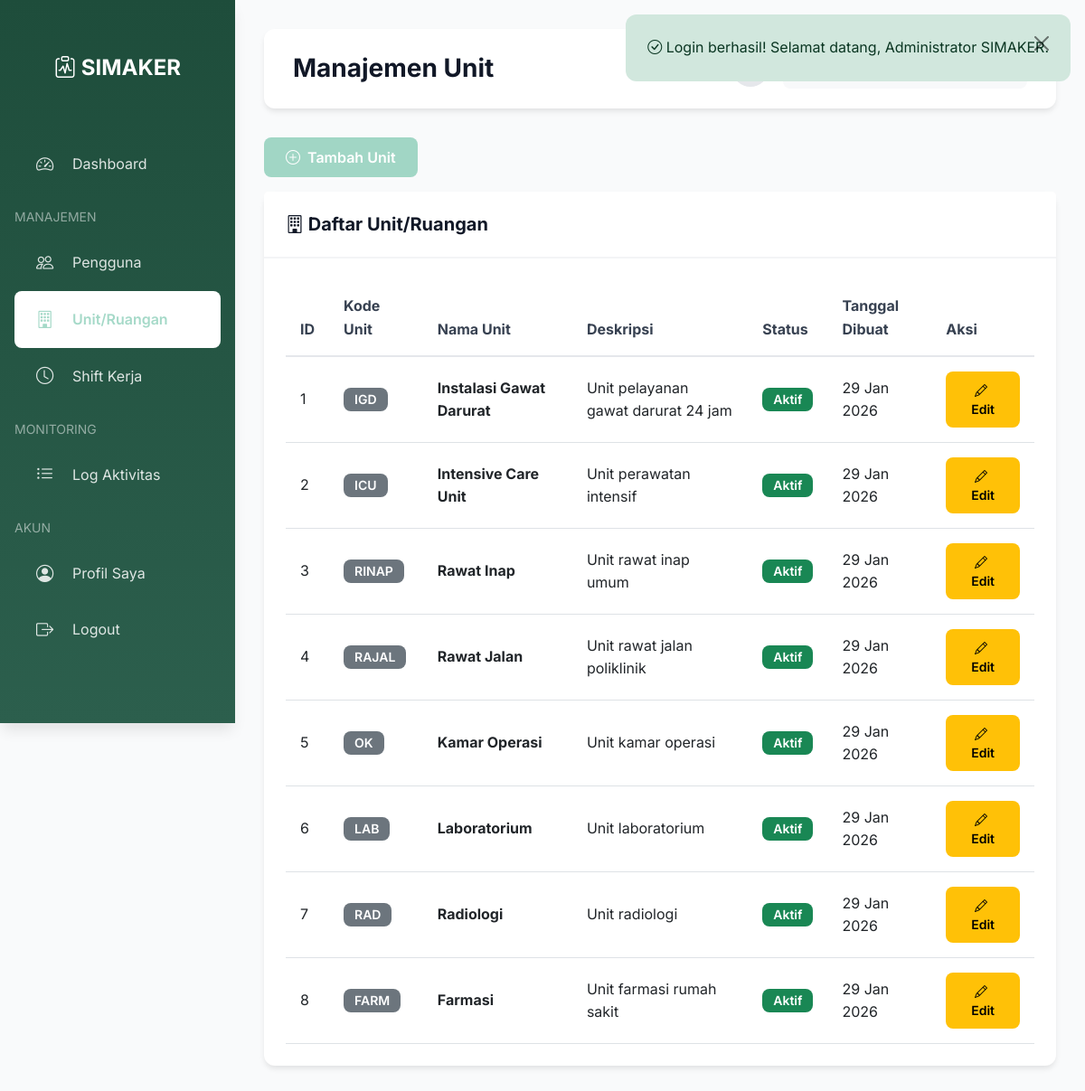
Screenshot of /modules/admin/units/index.php (signed in) with the database file from the repository.
### tables this page shows
CREATE TABLE units (
    id INT AUTO_INCREMENT PRIMARY KEY,
    unit_code VARCHAR(20) UNIQUE NOT NULL,
    unit_name VARCHAR(100) NOT NULL,
    description TEXT,
    is_active BOOLEAN DEFAULT 1,
    created_at TIMESTAMP DEFAULT CURRENT_TIMESTAMP
);

### config/database.php (called while the page is built, shortened)
<?php
class Database {
    private static $instance = null;
    private $connection;
    private function __construct() {
        try {
            $dsn = "mysql:host=" . DB_HOST . ";dbname=" . DB_NAME . ";charset=" . DB_CHARSET;
            $options = [
                PDO::ATTR_ERRMODE => PDO::ERRMODE_EXCEPTION,
                PDO::ATTR_DEFAULT_FETCH_MODE => PDO::FETCH_ASSOC,
                PDO::ATTR_EMULATE_PREPARES => false,
            ];
            $this->connection = new PDO($dsn, DB_USER, DB_PASS, $options);
        } catch (PDOException $e) {
            die("Connection failed: " . $e->getMessage());
        }
    }
    public static function getInstance() {
        if (self::$instance === null) {
            self::$instance = new self();
        }
        return self::$instance;
    }
    public function getConnection() {
        return $this->connection;
    }
}
function db() {
    return Database::getInstance()->getConnection();
}
function query($sql, $params = []) {
    $db = db();
    $stmt = $db->prepare($sql);
    $stmt->execute($params);
    return $stmt;
}
function fetchAll($sql, $params = []) {
    $stmt = query($sql, $params);
    return $stmt->fetchAll();
}

### includes/security.php (called while the page is built, shortened)
<?php
function escapeHtml($text) {
    return htmlspecialchars($text, ENT_QUOTES, 'UTF-8');
}

### includes/functions.php (called while the page is built, shortened)
<?php
require_once __DIR__ . '/security.php';
function formatDate($date, $format = 'd M Y') {
    return date($format, strtotime($date));
}

### modules/admin/units/index.php (the view, shortened to what this page needs)
<?php
require_once __DIR__ . '/../../../config/database.php';
require_once __DIR__ . '/../../../includes/functions.php';
$units = fetchAll("SELECT * FROM units ORDER BY id ASC");
require_once __DIR__ . '/../../../layouts/header.php';
require_once __DIR__ . '/../../../layouts/sidebar-admin.php';
?>
<div class="row mb-3">
    <div class="col-12">
        <a href="<?= APP_URL ?>/modules/admin/units/create.php" class="btn btn-primary">
            <i class="bi bi-plus-circle"></i> Tambah Unit
        </a>
    </div>
</div>
<div class="card">
    <div class="card-header">
        <h5 class="mb-0"><i class="bi bi-building"></i> Daftar Unit/Ruangan</h5>
    </div>
    <div class="card-body">
        <?php if (empty($units)): ?>
            <div class="alert alert-info">
                <i class="bi bi-info-circle"></i> Belum ada data unit.
            </div>
        <?php else: ?>
        <div class="table-responsive">
            <table class="table table-hover">
                <thead>
                    <tr>
                        <th>ID</th>
                        <th>Kode Unit</th>
                        <th>Nama Unit</th>
                        <th>Deskripsi</th>
                        <th>Status</th>
                        <th>Tanggal Dibuat</th>
                        <th>Aksi</th>
                    </tr>
                </thead>
                <tbody>
                    <?php foreach ($units as $unit): ?>
                    <tr>
                        <td><?= $unit['id'] ?></td>
                        <td><span class="badge bg-secondary"><?= escapeHtml($unit['unit_code']) ?></span></td>
                        <td><strong><?= escapeHtml($unit['unit_name']) ?></strong></td>
                        <td><?= escapeHtml($unit['description'] ?? '-') ?></td>
                        <td>
                            <?php if ($unit['is_active']): ?>
                                <span class="badge bg-success">Aktif</span>
                            <?php else: ?>
                                <span class="badge bg-danger">Nonaktif</span>
                            <?php endif; ?>
                        </td>
                        <td><?= formatDate(substr($unit['created_at'], 0, 10)) ?></td>
                        <td>
                            <a href="<?= APP_URL ?>/modules/admin/units/edit.php?id=<?= $unit['id'] ?>"
                               class="btn btn-sm btn-warning">
                                <i class="bi bi-pencil"></i> Edit
                            </a>
                        </td>
                    </tr>
                    <?php endforeach; ?>
                </tbody>
            </table>
        </div>
        <?php endif; ?>
    </div>
</div>
</div>
<?php require_once __DIR__ . '/../../../layouts/footer.php'; ?>

### assets/css/style.css (style rules this page uses)
:root { --primary: #0a98695e; --primary-dark: #0a98695e; --primary-darker: #0a98695e; --primary-light: #0a98695e; --primary-lighter: #0a98695e; --gray-50: #f9fafb; --gray-100: #f3f4f6; --gray-200: #e5e7eb; --gray-300: #d1d5db; --gray-400: #9ca3af; --gray-500: #6b7280; --gray-600: #4b5563; --gray-700: #374151; --gray-800: #1f2937; --gray-900: #111827; --success: #10b981; --warning: #f59e0b; --danger: #ef4444; --info: #3b82f6; --spacing-xs: 0.25rem; --spacing-sm: 0.5rem; --spacing-md: 1rem; --spacing-lg: 1.5rem; --spacing-xl: 2rem; --radius-sm: 0.375rem; --radius-md: 0.5rem; --radius-lg: 0.75rem; --radius-xl: 1rem; --shadow-sm: 0 1px 2px 0 rgb(0 0 0 / 0.05); --shadow-md: 0 4px 6px -1px rgb(0 0 0 / 0.1); --shadow-lg: 0 10px 15px -3px rgb(0 0 0 / 0.1); --shadow-xl: 0 20px 25px -5px rgb(0 0 0 / 0.1); }
* { margin: 0; padding: 0; box-sizing: border-box; }
body { font-family: 'Inter', -apple-system, BlinkMacSystemFont, 'Segoe UI', Roboto, 'Helvetica Neue', Arial, sans-serif; line-height: 1.6; color: var(--gray-800); background-color: var(--gray-50); min-height: 100vh; }
h1, h2, h3, h4, h5, h6 { color: var(--gray-900); font-weight: 700; line-height: 1.2; margin-bottom: var(--spacing-md); }
h5 { font-size: 1.25rem; }
.btn-primary { background-color: var(--primary); border-color: var(--primary); }
.card { border: none; border-radius: var(--radius-lg); box-shadow: var(--shadow-md); margin-bottom: var(--spacing-lg); transition: all 0.3s ease; }
.card-header { background-color: white; border-bottom: 2px solid var(--gray-100); padding: var(--spacing-lg); font-weight: 600; color: var(--gray-800); }
.card-body { padding: var(--spacing-lg); }
.btn { padding: 0.625rem 1.5rem; border-radius: var(--radius-md); font-weight: 600; transition: all 0.3s ease; border: none; }
.btn i { margin-right: var(--spacing-xs); }
.table { margin-bottom: 0; }
.table thead { background-color: var(--gray-50); }
.table thead th { font-weight: 700; color: var(--gray-700); border-bottom: 2px solid var(--gray-200); padding: var(--spacing-md); }
.table tbody tr { transition: all 0.2s ease; }
.table tbody td { padding: var(--spacing-md); vertical-align: middle; }
.badge { padding: 0.375rem 0.75rem; border-radius: var(--radius-md); font-weight: 600; font-size: 0.875rem; }
.mb-0 { margin-bottom: 0 !important; }
.mb-3 { margin-bottom: 1rem !important; }

### assets/css/dark-mode.css (style rules this page uses)
body, .card, .table-container, .form-control, .form-select, .btn, .top-navbar { transition: background-color 0.3s ease, color 0.3s ease, border-color 0.3s ease; }

### rows the page displays
units: id "1", unit_code "IGD", unit_name "Instalasi Gawat Darurat", description "Unit pelayanan gawat darurat 24 jam", is_active "Aktif", created_at "29 Jan 2026"
units: id "2", unit_code "ICU", unit_name "Intensive Care Unit", description "Unit perawatan intensif", is_active "Aktif", created_at "29 Jan 2026"
units: id "3", unit_code "RINAP", unit_name "Rawat Inap", description "Unit rawat inap umum", is_active "Aktif", created_at "29 Jan 2026"
units: id "4", unit_code "RAJAL", unit_name "Rawat Jalan", description "Unit rawat jalan poliklinik", is_active "Aktif", created_at "29 Jan 2026"
units: id "5", unit_code "OK", unit_name "Kamar Operasi", description "Unit kamar operasi", is_active "Aktif", created_at "29 Jan 2026"
units: id "6", unit_code "LAB", unit_name "Laboratorium", description "Unit laboratorium", is_active "Aktif", created_at "29 Jan 2026"
units: id "7", unit_code "RAD", unit_name "Radiologi", description "Unit radiologi", is_active "Aktif", created_at "29 Jan 2026"
units: id "8", unit_code "FARM", unit_name "Farmasi", description "Unit farmasi rumah sakit", is_active "Aktif", created_at "29 Jan 2026"

### other values shown
escapeHtml($flash['message']) "Login berhasil! Selamat datang, Administrator SIMAKER."
escapeHtml($pageTitle) "Manajemen Unit"
